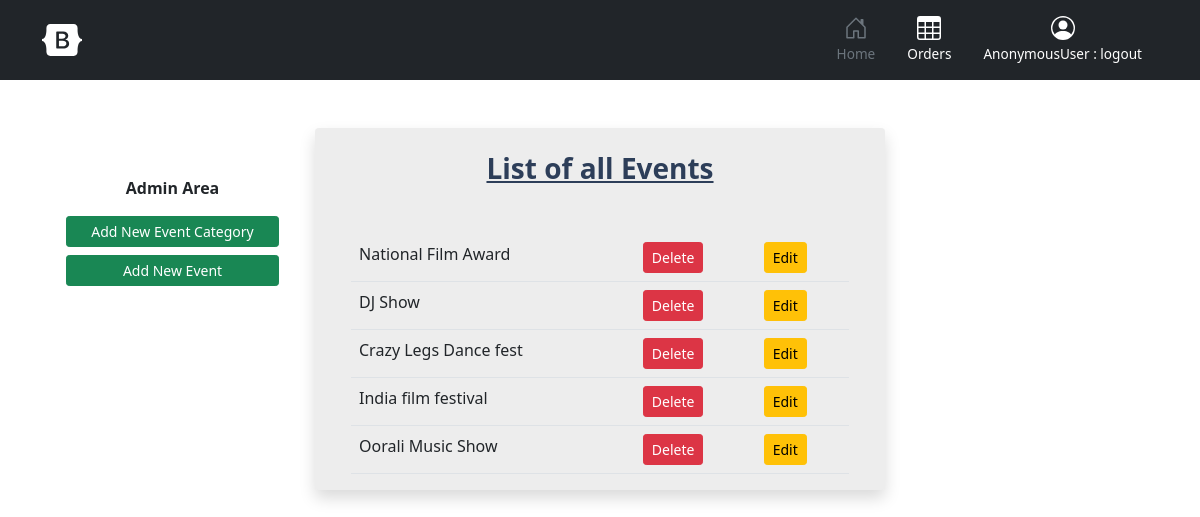
Before: /event/eventedit with the older database file.
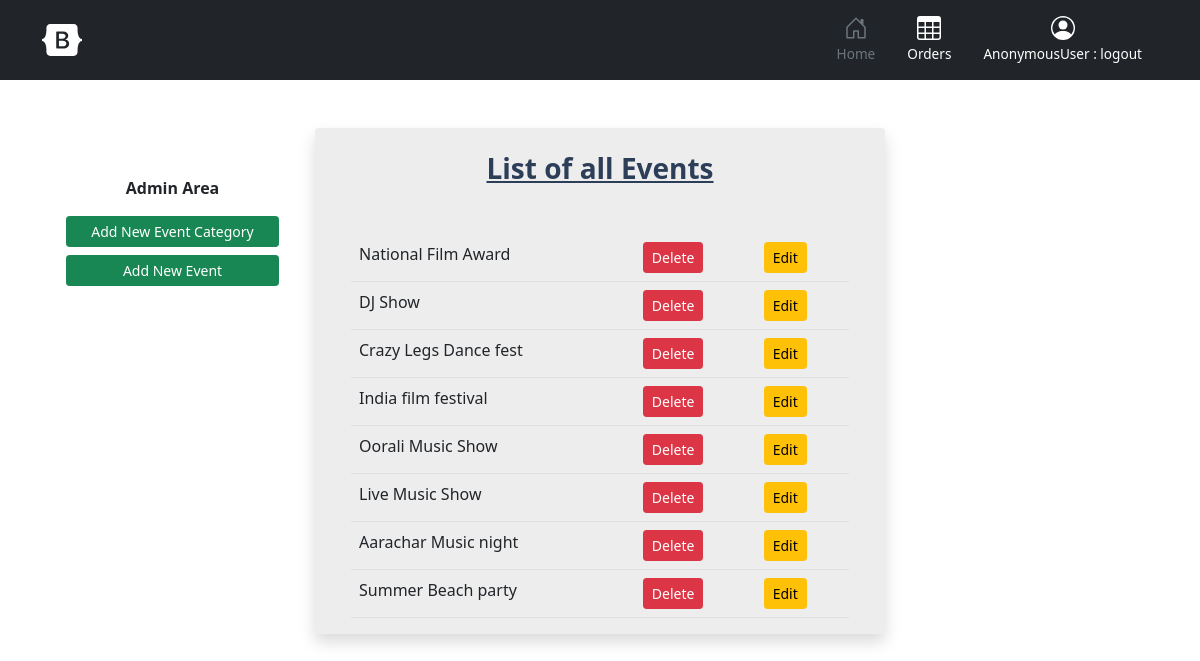
After: the same page with the newer database file.
### event/models.py (models this page shows, shortened)
class Event(models.Model):
    event_name=models.CharField(max_length=100)
    category=models.ForeignKey(EventCategory,on_delete=models.CASCADE)
    team_name=models.CharField(max_length=100,default="No")
    ticket_price=models.IntegerField()
    place=models.CharField(max_length=50)
    time=models.CharField(max_length=50)
    date=models.CharField(max_length=50)
    total_seats=models.IntegerField()
    img=models.ImageField(upload_to='images')

### event/views.py (the view)
# urls.py: path('eventedit',EventEditListAdmin.as_view(),name='eventedit'),
class EventEditListAdmin(TemplateView):
    model = Event
    template_name = 'event/admin_only.html'
    context = {}
    def get(self, request, *args, **kwargs):
        event = self.model.objects.all()
        self.context['events'] = event
        return render(request, self.template_name, self.context)

### event/templates/event/admin_only.html (shortened to what this page needs)
<!DOCTYPE html>
{%extends 'event/base.html'%}
{%block body_block%}
<div class="row">
    <div class="col-12 col-lg-3 mt-5">
        <div class="container">
            <p class="text-center">
                <b>
                Admin Area
                </b>
            </p>
            <div class="d-grid gap-2">
                <a href="{% url 'category' %}" class="btn btn-success btn-sm" >Add New Event Category</a>
                <a href="{% url 'eventcreation' %}" class="btn btn-success btn-sm">Add New Event</a>
            </div>
        </div>
    </div>
    <div class="col-12 col-lg-6  shadow mb-4 rounded" style="background-color:#ededed; ">
        <div class="container">
            <h3 class="mt-4" style="color:#2d3e59">
                <center><b><u> List of all Events </u></b></center>
            </h3>
            <form action="" method="post" class="mt-5">
                <table class="table">
                    {% for event in events %}
                    <tr>
                        <td>
                            {{event.event_name}}
                        </td>
                        <td>
                            <a href="{% url 'deleteeventform' event.id %}" class="btn btn-danger btn-sm">Delete</a>
                        </td>
                        <td>
                            <a href="{% url 'editeventform' event.id %}" class="btn btn-warning btn-sm">Edit</a>
                        </td>
                    </tr>
                    {% endfor %}
                </table>
            </form>
        </div>
    </div>
    <div class="col-12 col-lg-3"></div>
</div>
{% endblock %}

Changed rows visible on the page:
added Event: event_name "Live Music Show"
added Event: event_name "Aarachar Music night"
added Event: event_name "Summer Beach party"
